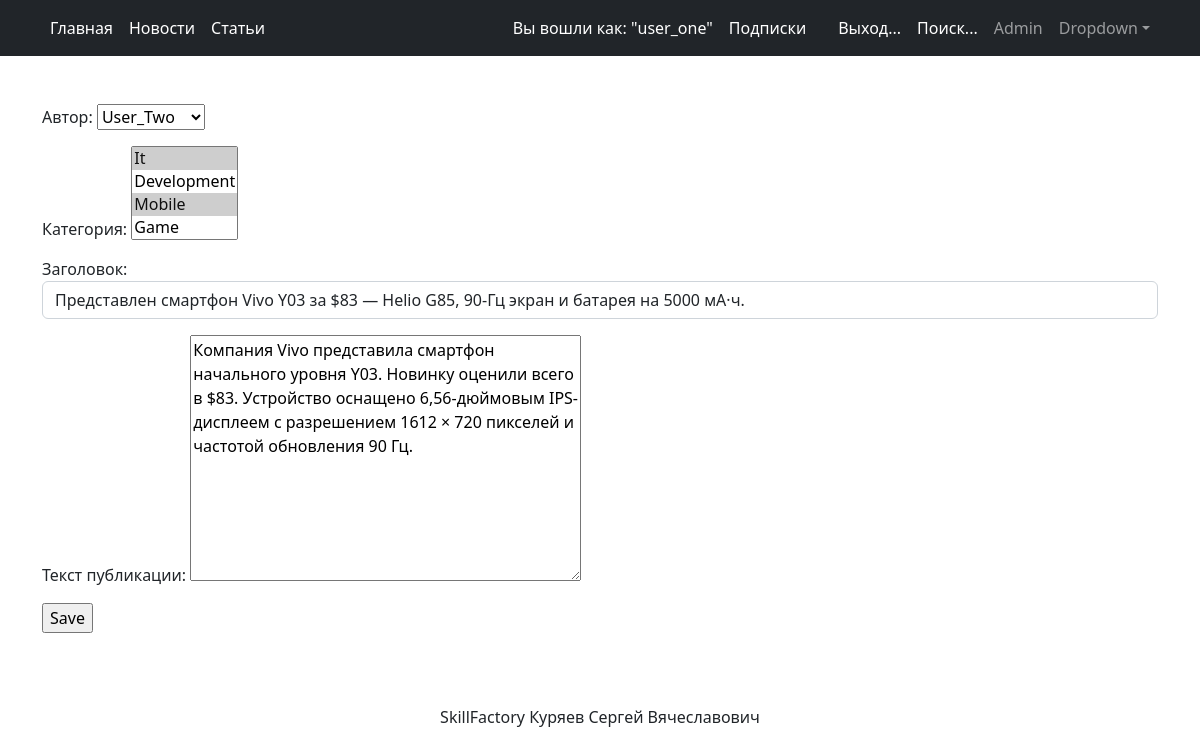
Page /news/2/edit (signed in) on the committed database.
### news/models.py (models this page shows, shortened)
class Post(models.Model):
    author = models.ForeignKey(Author, on_delete=models.CASCADE)
    NEWS = 'NW'
    ARTICLE = 'AR'
    CATEGORY_CHOICES = (
        (NEWS, 'Новость'),
        (ARTICLE, 'Статья'),
    )
    categoryType = models.CharField(max_length=2, choices=CATEGORY_CHOICES, default=ARTICLE)
    dateCreation = models.DateTimeField(auto_now_add=True)
    postCategory = models.ManyToManyField(Category, through='PostCategory')
    title = models.CharField(max_length=128)
    text = models.TextField()
    rating = models.SmallIntegerField(default=0)
    class Meta:
        verbose_name = 'Пост'
        verbose_name_plural = 'Посты'

### news/views.py (the view)
# urls.py: path('news/<int:pk>/edit', PostEdit.as_view()),
class PostEdit(PermissionRequiredMixin, UpdateView):
    model = Post
    form_class = PostForm
    template_name = 'post_edit.html'
    success_url = reverse_lazy('publication')
    permission_required = ('news.change_post')
    raise_exception = True

### news/forms.py (shortened to what this page needs)
class PostForm(forms.ModelForm):
    author = forms.ModelChoiceField(
        label='Автор',
        queryset=Author.objects.all()
    )
    postCategory = forms.ModelMultipleChoiceField(
        label='Категория',
        queryset=Category.objects.all(),
    )
    title = forms.CharField(label='Заголовок', widget=forms.TextInput(attrs={'class': 'form-control'}))
    text = forms.CharField(min_length=20, label='Текст публикации', widget=forms.Textarea)
    class Meta:
        model = Post
        fields = ['author', 'postCategory', 'title', 'text']

### news/models.py (called while the page is built)
    def __str__(self):
        return self.author_user.username.title()

    def __str__(self):
        return self.name.title()

### templates/post_edit.html (shortened to what this page needs)
{% extends 'flatpages/default.html' %}
{% block content %}
<form action="" method="post">
    {{ form.as_p }}
    <input type="submit" value="Save" />
</form>
{% endblock content %}

### templates/flatpages/default.html (shortened to what this page needs)
<!DOCTYPE html>
<html lang="en">
    <head>
        {% load static %}
        <link href="{% static 'css/styles.css' %}" rel="stylesheet" />
    </head>
    <body>
        <nav class="navbar navbar-expand-lg navbar-dark bg-dark">
            <div class="container">
                <div class="collapse navbar-collapse" id="navbarSupportedContent">
                    <ul class="navbar-nav ms-left mb-2 mb-lg-0">
                        <li class="nav-item"><a class="nav-link active" aria-current="page" href="/">Главная</a></li>
                        <li class="nav-item"><a class="nav-link active" aria-current="page" href="/news/">Новости</a></li>
                        <li class="nav-item"><a class="nav-link active" aria-current="page" href="/articles/">Статьи</a></li>
                    </ul>
                    <ul class="navbar-nav ms-auto mb-2 mb-lg-0">
                        {% if not user.is_authenticated %}
                        <li class="nav-item"><a class="nav-link active" aria-current="page" href="/accounts/login/">Вход...</a></li>
                        <li class="nav-item"><a class="nav-link active" aria-current="page" href="{% url 'signup' %}">Регистрация</a></li>
                        {% else %}
                        <li class="nav-item"><a class="nav-link active" aria-current="page">Вы вошли как: "{{ request.user }}"</a></li>
                        <li class="nav-item"><a class="nav-link active" aria-current="page" href="{% url 'subscriptions' %}">Подписки</a></li>
                        {% if perms.news.add_post %}
                        <li class="nav-item"><a class="nav-link active" aria-current="page" href={% block link %} {%endblock link %}>{% block link1 %}{% endblock link1 %}</a></li>
                        {% endif %}
                        <li class="nav-item"><a class="nav-link active" aria-current="page" href="{% url 'logout_confirm' %}">Выход...</a></li>
                        {% endif %}
                        <li class="nav-item"><a class="nav-link active" aria-current="page" href="/search">Поиск...</a></li>
                        <li class="nav-item"><a class="nav-link" href="/admin/">Admin</a></li>
                        <li class="nav-item dropdown">
                            <a class="nav-link dropdown-toggle" id="navbarDropdown" href="#" role="button" data-bs-toggle="dropdown" aria-expanded="false">Dropdown</a>
                        </li>
                    </ul>
                </div>
            </div>
        </nav>
        <div class="container">
            <div class="text-left mt-5">
                <p class="lead">{% block content %} {{ flatpage.content }} {% endblock content %}</p>
            </div>
            <div class="text-center mt-5">
                <br>
                <p>SkillFactory Куряев Сергей Вячеславович</p>
            </div>
        </div>
        {% load static %}
    </body>
</html>

### rows in the picture
Post: author "User_Two", title "Представлен смартфон Vivo Y03 за $83 — Helio G85, 90-Гц экран и батарея на 5000 мА·ч.", text "Компания Vivo представила смартфон начального уровня Y03. Новинку оценили всего в $83. Устройство оснащено 6,56-дюймовым IPS-дисплеем с разрешением 1612 × 720 пикселей и частотой обновления 90 Гц."

### other values in the picture
{{ request.user }} "user_one"
